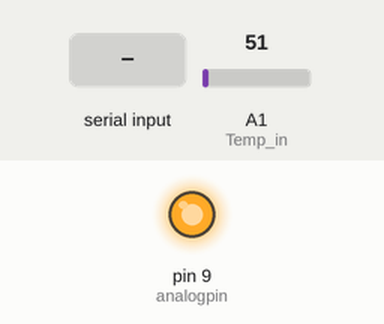
Simulated run of this sketch. Board: Arduino Uno, built with avr-gcc and run on an emulated ATmega328P. Parts: output pins drawn as LEDs (lit = HIGH). Inputs (shaded band) come from the test bench; at power-on: A1 (Temp_in) = 51.

Above: at 2.7 s.
2.8 s: "p" received over Serial
At 4.8 s:
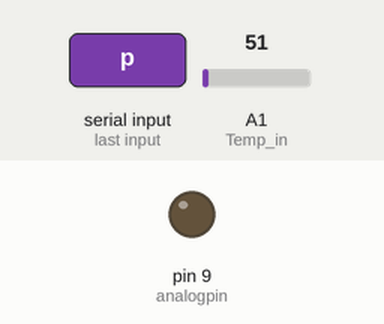
5.3 s: "p90\n" received over Serial
At 6.7 s:
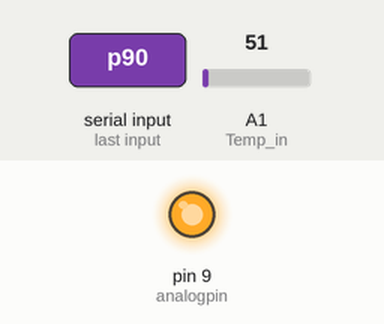
Timing chart, 0 to 8.3 s (numbered marks = the images above; inputs shaded):
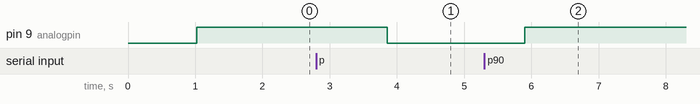

Measured:
- after the input at 2.8 s, pin 9 (analogpin): HIGH → LOW after 1.1 s
- after the input at 5.3 s, pin 9 (analogpin): LOW → HIGH after 0.60 s

The sketch:

Temperature_controller.ino
```cpp
int Temp_in = A1;
float V_out;
float Temperature;
int analogpin = 9;


//number of measurements before eval
const int nmeas = 10;
int nloopcount = 100;  // number of counts in each loop. Cycle time is 10ms x nloopcount
unsigned long now;
long sumval;
int measnum;
int loopcount;

/*working variables for PID*/
unsigned long lastTime;
double input, output, setpoint, error;
double errSum, lastErr;
double kp, ki, kd, G, tauI, tauD;


char mode;

void setup() {
  // put your setup code here, to run once:
  Serial.begin(9600);
  pinMode(Temp_in,INPUT);
  pinMode(analogpin,OUTPUT);

  setpoint = 40;

  ////////PID parameters
  G = 5; //gain that we want to use. We find it by adjusting it to be small enough such that the system is not oscillating
  tauI = 200;// in s and obtained from the time constant as we apply a step function
  tauD = 0;
  kp = G;
  ki = G / tauI;
  kd = G*tauD;

  //initialize integrator
  errSum = 20 / nloopcount; // let the loop start at a nice value

  loopcount = 0;
  measnum = 0;
  output = 0;
  sumval = 0;

}

void loop() {
  delay(10);
  loopcount++;

  ////// measure every 10th loop cycle
  if ((loopcount % 1) == 0) {
    measnum++;
    V_out = analogRead(Temp_in)*(5/1024.0);
    Temperature = (V_out-1.25)/0.005; //conversion from voltage to temp
    sumval = sumval + Temperature;
  }

 ///// if enough measurements calculate PID
  if (measnum == nmeas) {
    input = double(sumval) / double(nmeas);
    now = millis();

    //time since last evaluation
    // we want the timeChange to be in seconds and not ms
    // this is necessary as we only know the time constant in actual units
    double timeChange = (double)((now - lastTime) / 1000);

    if (timeChange > 0) {
      //calculate error signal
      error = setpoint - input;

      //update integrator
      errSum += (error * timeChange);

      //limit the integrator to the bounds of the output
      if (errSum * ki > 255) errSum = 255 / ki;
      if (errSum * ki < 0) errSum = 0;

      //calculate derivative part
      double dErr = (error - lastErr) / timeChange;

      //compute PI output
      output = kp * error + ki * errSum+kd*dErr;

      //output = -1;

      //limit PID output to the bounds of the output
      if (output > 255) output = 255;
      if (output < 0) output = 0;

      //remember for next time
      lastErr = error;
      lastTime = now;
    }

    analogWrite(analogpin,output);
    //reset number of aquired measurements and measurement accumulator
    sumval = 0;
    measnum = 0;
  }

  /////////// second part of the wavepacket control
  if (loopcount == nloopcount) {
    loopcount = 0;
  }

  ////////////////////
  // send data only when you receive data:
  if (Serial.available() > 0) {
    // read the incoming byte:
    // say what you got:
    mode = Serial.read();
    if (mode == 'w') {
      // write the current state
      Serial.print(setpoint);
      Serial.print(", ");
      Serial.print(input);
      Serial.print(", ");
      Serial.print(error);
      Serial.print(", ");
      Serial.print(output);
      Serial.print(", ");
      Serial.print(G);
      Serial.print(", ");
      Serial.print(tauI);
      Serial.print(", ");
      Serial.println(tauD, DEC);
    }
    if (mode == 's') {
      long out;
      setpoint = Serial.parseInt();
    }
    if (mode == 'p') {
      G = Serial.parseFloat();
      kp = G;
      ki = G / tauI;
      kd = G * tauD;
      }
    if (mode == 'i') {
      tauI = Serial.parseFloat();
      ki = G / tauI;
      }
    if (mode == 'd') {
        tauD = Serial.parseFloat();
        kd = G*tauD;
        }
  }
}
```
